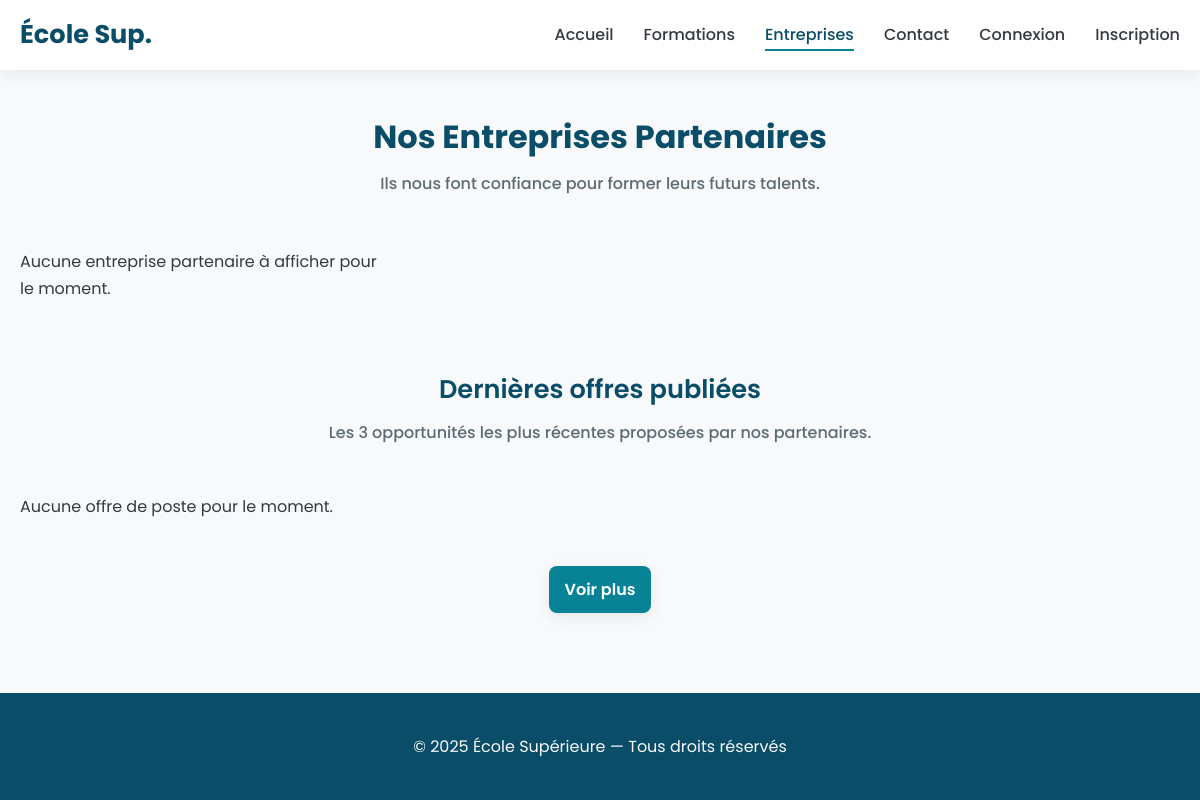
The app's page /vue/entreprise.php, older data.
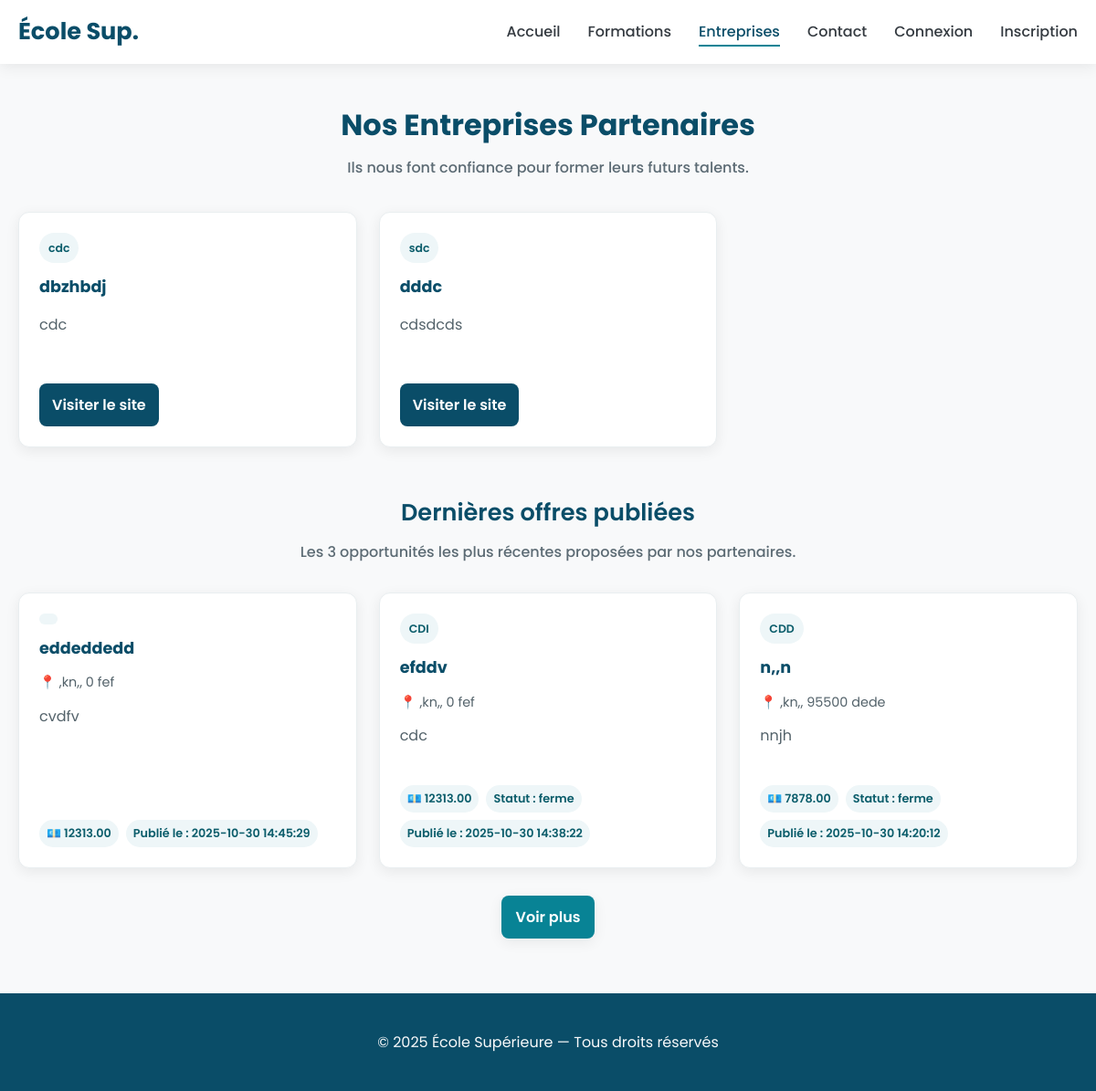
The same page, newer data.
### tables this page shows
CREATE TABLE IF NOT EXISTS `entreprise` (
  `id_entreprise` int UNSIGNED NOT NULL AUTO_INCREMENT,
  `nom` varchar(150) NOT NULL,
  `adresse` varchar(255) DEFAULT NULL,
  `site_web` varchar(190) DEFAULT NULL,
  `motif_partenariat` varchar(255) NOT NULL,
  `date_inscription` date NOT NULL,
  `ref_offre` int UNSIGNED DEFAULT NULL,
  PRIMARY KEY (`id_entreprise`)
);

CREATE TABLE IF NOT EXISTS `offre` (
  `id_offre` int UNSIGNED NOT NULL AUTO_INCREMENT,
  `titre` varchar(50) NOT NULL,
  `rue` varchar(50) NOT NULL,
  `cp` int NOT NULL,
  `ville` varchar(50) NOT NULL,
  `description` varchar(255) NOT NULL,
  `salaire` decimal(10,2) DEFAULT NULL,
  `type_offre` enum('CDI','CDD','Stage','Alternance','Autre') DEFAULT NULL,
  `date_creation` timestamp NULL DEFAULT CURRENT_TIMESTAMP,
  `etat` enum('ouvert','ferme','brouillon') DEFAULT 'ouvert',
  `ref_entreprise` int UNSIGNED DEFAULT NULL,
  PRIMARY KEY (`id_offre`),
  KEY `ref_entreprise` (`ref_entreprise`)
);

### src/repository/EntrepriseRepo.php (called while the page is built, shortened)
<?php
require_once __DIR__ . '/../modele/Entreprise.php';
require_once __DIR__ . '/../modele/offre.php';
class EntrepriseRepo
{
    public function listeEntreprise()
    {
        $bdd = new Bdd();
        $database = $bdd->getBdd();
        $req = $database->query('
            SELECT e.*,
                   (SELECT COUNT(*) FROM offre WHERE ref_entreprise = e.id_entreprise) as nombre_offres
            FROM entreprise e
            ORDER BY e.nom
        ');
        $entreprises = [];
        while ($row = $req->fetch(\PDO::FETCH_ASSOC)) {
            $entreprise = new Entreprise([
                'idEntreprise' => $row['id_entreprise'],
                'nom' => $row['nom'],
                'adresse' => $row['adresse'],
                'siteWeb' => $row['site_web'],
                'motifPartenariat' => $row['motif_partenariat'],
                'dateInscription' => $row['date_inscription'],
                'refOffre' => $row['ref_offre']
            ]);
            $entreprise->nombre_offres = (int)$row['nombre_offres'];
            $entreprises[] = $entreprise;
        }
        return $entreprises;
    }
}

### src/modele/Entreprise.php (called while the page is built, shortened)
<?php
class entreprise
{
private $nom;
private $adresse;
private $site_web;
private $motifPartenariat;
    private function hydrate(array $donnees)
    {
        foreach ($donnees as $key => $value) {
            $method = 'set' . ucfirst($key);
        }
    }
    public function getNom()
    {
        return $this->nom;
    }
    public function setNom($nom): void
    {
        $this->nom = $nom;
    }
    public function getAdresse()
    {
        return $this->adresse;
    }
    public function setAdresse($adresse): void
    {
        $this->adresse = $adresse;
    }
    public function getSiteWeb()
    {
        return $this->site_web;
    }
    public function setSiteWeb($site_web): void
    {
        $this->site_web = $site_web;
    }
    public function getMotifPartenariat()
    {
        return $this->motifPartenariat;
    }
    public function setMotifPartenariat($motifPartenariat): void
    {
        $this->motifPartenariat = $motifPartenariat;
    }
}

### src/repository/OffreRepo.php (called while the page is built, shortened)
<?php
require_once __DIR__ . '/../modele/offre.php';
class OffreRepo
{
    public function getDernieresOffres(int $limit = 3) {
        $bdd = new \bdd\Bdd();
        $database = $bdd->getBdd();
        $stmt = $database->prepare('
        SELECT *
        FROM offre
        ORDER BY date_creation DESC
        LIMIT :limite
    ');
        $stmt->bindValue(':limite', $limit, \PDO::PARAM_INT);
        $stmt->execute();
        $rows = $stmt->fetchAll(\PDO::FETCH_ASSOC);
        $offres = [];
        foreach ($rows as $row) {
            $o = new \modele\offre($row);
            $offres[] = $o;
        }
        return $offres;
    }
}

### src/modele/Offre.php (called while the page is built, shortened)
<?php
class offre
{
    private $titre;
    private $rue;
    private $cp;
    private $ville;
    private $description;
    private $salaire;
    private $typeOffre;
    private $etat;
    private $dateCreation;
    public function hydrate(array $data)
    {
        foreach ($data as $key => $value) {
            switch ($key) {
                case 'id_offre':       $key = 'idOffre'; break;
                case 'type_offre':     $key = 'typeOffre'; break;
                case 'date_creation':  $key = 'dateCreation'; break;
                case 'ref_entreprise': $key = 'refEntreprise'; break;
            }
            $method = 'set' . ucfirst($key);
        }
    }
    public function getTitre()          { return $this->titre; }
    public function setTitre($titre)    { $this->titre = $titre; }
    public function getRue()            { return $this->rue; }
    public function setRue($rue)        { $this->rue = $rue; }
    public function getCp()             { return $this->cp; }
    public function setCp($cp)          { $this->cp = $cp; }
    public function getVille()          { return $this->ville; }
    public function setVille($ville)    { $this->ville = $ville; }
    public function getDescription()    { return $this->description; }
    public function setDescription($desc) { $this->description = $desc; }
    public function getSalaire()        { return $this->salaire; }
    public function setSalaire($salaire) { $this->salaire = $salaire; }
    public function getTypeOffre()      { return $this->typeOffre; }
    public function setTypeOffre($type) { $this->typeOffre = $type; }
    public function getEtat()           { return $this->etat; }
    public function setEtat($etat)      { $this->etat = $etat; }
    public function getDateCreation()   { return $this->dateCreation; }
    public function setDateCreation($date) { $this->dateCreation = $date; }
}

### vue/entreprise.php (the view, shortened to what the changed rows need)
<?php
require_once __DIR__ . "/../src/repository/EntrepriseRepo.php";
require_once __DIR__ . "/../src/modele/Entreprise.php";
require_once __DIR__ . "/../src/repository/OffreRepo.php";
require_once __DIR__ . "/../src/modele/offre.php";
$entrepriseRepo = new EntrepriseRepo();
$entreprises = $entrepriseRepo->listeEntreprise();
$offreRepo = new OffreRepo();
$dernieresOffres = $offreRepo->getDernieresOffres(3);
?>
<!DOCTYPE html>
<html lang="fr">
<head>
</head>
<body>
<main>
    <div class="container page-head">
        <h1>Nos Entreprises Partenaires</h1>
    </div>
    <div class="container">
        <div class="grid">
            <?php foreach($entreprises as $entreprise): ?>
                <article class="card">
                    <span class="badge"><?= htmlspecialchars($entreprise->getMotifPartenariat()) ?></span>
                    <h3><?= htmlspecialchars($entreprise->getNom()) ?></h3>
                    <p><?= htmlspecialchars($entreprise->getAdresse()) ?></p>
                    <div class="actions">
                        <a href="<?= htmlspecialchars($entreprise->getSiteWeb()) ?>"
                           class="btn"
                           target="_blank"
                           rel="noopener noreferrer">
                            Visiter le site
                        </a>
                    </div>
                </article>
            <?php endforeach; ?>
            <?php if (empty($entreprises)): ?>
                <p>Aucune entreprise partenaire à afficher pour le moment.</p>
            <?php endif; ?>
        </div>
    </div>
    <section class="jobs-section">
        <div class="container">
            <h2 class="jobs-headline">Dernières offres publiées</h2>
            <div class="grid">
                <?php foreach ($dernieresOffres as $offre): ?>
                    <article class="card job-card">
                        <span class="badge">
                            <?= htmlspecialchars($offre->getTypeOffre()) ?>
                        </span>
                        <h3><?= htmlspecialchars($offre->getTitre()) ?></h3>
                        <div class="row-line">
                            📍
                            <?= htmlspecialchars($offre->getRue()) ?>,
                            <?= htmlspecialchars($offre->getCp()) ?> <?= htmlspecialchars($offre->getVille()) ?>
                        </div>
                        <p>
                            <?= nl2br(htmlspecialchars($offre->getDescription())) ?>
                        </p>
                        <div class="job-meta">
                            <?php if ($offre->getSalaire() !== null && $offre->getSalaire() !== ''): ?>
                                <span class="chip">💶 <?= htmlspecialchars($offre->getSalaire()) ?></span>
                            <?php endif; ?>
                            <?php if ($offre->getEtat() !== ''): ?>
                                <span class="chip">Statut : <?= htmlspecialchars($offre->getEtat()) ?></span>
                            <?php endif; ?>
                            <?php if ($offre->getDateCreation() !== null && $offre->getDateCreation() !== ''): ?>
                                <span class="chip">
                                    Publié le :
                                    <?= htmlspecialchars($offre->getDateCreation()) ?>
                                </span>
                            <?php endif; ?>
                        </div>
                    </article>
                <?php endforeach; ?>
                <?php if (empty($dernieresOffres)): ?>
                    <p>Aucune offre de poste pour le moment.</p>
                <?php endif; ?>
            </div>
        </div>
    </section>
</main>
</body>
</html>

Row changes from the older to the newer data that the page shows:
added entreprise: motif_partenariat "cdc", nom "dbzhbdj", adresse "cdc"
added entreprise: motif_partenariat "sdc", nom "dddc", adresse "cdsdcds"
added offre: titre "eddeddedd", rue ",kn,", cp "0", ville "fef", description "cvdfv", salaire "12313.00", date_creation "2025-10-30 14:45:29"
added offre: type_offre "CDI", titre "efddv", rue ",kn,", cp "0", ville "fef", description "cdc", salaire "12313.00", etat "ferme", date_creation "2025-10-30 14:38:22"
added offre: type_offre "CDD", titre "n,,n", rue ",kn,", cp "95500", ville "dede", description "nnjh", salaire "7878.00", etat "ferme", date_creation "2025-10-30 14:20:12"
Text that changed along with them:
text no longer shown: "Aucune entreprise partenaire à afficher pour le moment. Aucune offre de poste pour le moment."
